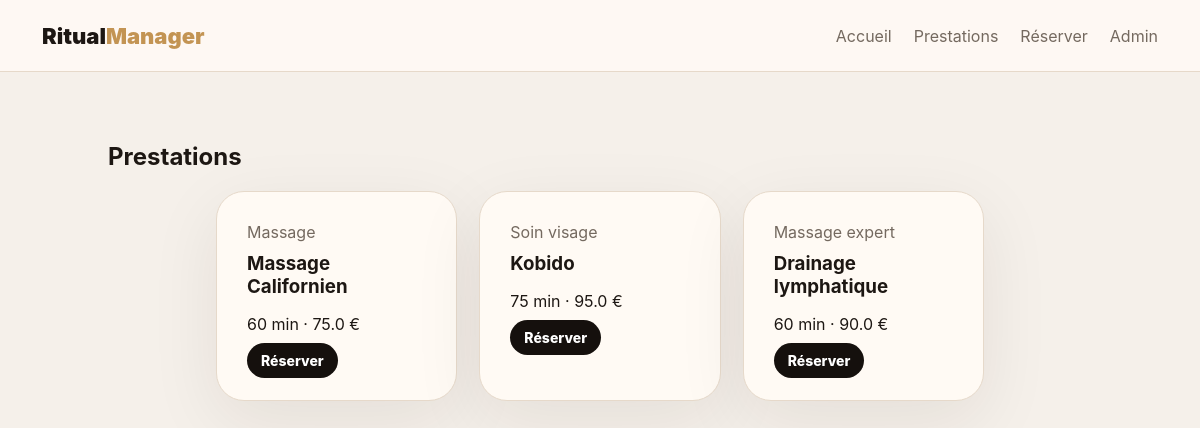
The app's page /prestations with its own data.
### app/models/entities.py (models this page shows)
class Treatment(db.Model):
    id = db.Column(db.Integer, primary_key=True)
    name = db.Column(db.String(160), nullable=False)
    category = db.Column(db.String(100), default='Massage')
    duration_minutes = db.Column(db.Integer, default=60)
    price = db.Column(db.Float, default=0)
    institute_id = db.Column(db.Integer, db.ForeignKey('institute.id'))
    is_active = db.Column(db.Boolean, default=True)
    institute = db.relationship('Institute')

### app/public/routes.py (the view)
@public_bp.route('/prestations')
def treatments():
    return render_template('public/treatments.html', treatments=Treatment.query.filter_by(is_active=True).all())

### app/templates/public/treatments.html
{% extends 'base.html' %}{% block content %}<section class="page"><h1>Prestations</h1><div class="grid cards">{% for t in treatments %}<article class="card"><span>{{t.category}}</span><h3>{{t.name}}</h3><p>{{t.duration_minutes}} min · {{t.price}} €</p><a class="btn small" href="{{ url_for('booking.month_calendar', treatment_id=t.id) }}">Réserver</a></article>{% endfor %}</div></section>{% endblock %}

### app/static/css/app.css (style rules this page uses)
:root { --bg:#f5f0ea;--ink:#1d1713;--muted:#74695f;--gold:#c39453;--card:#fffaf4;--line:#e6d9ca;--dark:#15100d;--green:#d8f5df;--blue:#dcecff;--red:#ffe0e0 }
* { box-sizing:border-box }
body { margin:0;font-family:Inter,Segoe UI,Arial,sans-serif;background:var(--bg);color:var(--ink) }
a { text-decoration:none;color:inherit }
.hero-card,.card,.login-card { background:var(--card);border:1px solid var(--line);border-radius:28px;box-shadow:0 20px 70px rgba(44,30,18,.08);padding:30px }
.btn,button { border:0;background:var(--dark);color:#fff;border-radius:999px;padding:12px 20px;font-weight:800;cursor:pointer }
.btn.small { padding:9px 14px;font-size:14px }
.page { padding:50px 9vw }
.grid { display:grid;gap:22px }
.cards { grid-template-columns:repeat(auto-fit,minmax(240px,1fr));padding:0 9vw 70px }
.card span,.muted { color:var(--muted) }
.card h3 { margin:10px 0 }

### records on screen
Treatment: category "Massage", name "Massage Californien", duration_minutes "60", price "75.0"
Treatment: category "Soin visage", name "Kobido", duration_minutes "75", price "95.0"
Treatment: category "Massage expert", name "Drainage lymphatique", duration_minutes "60", price "90.0"
